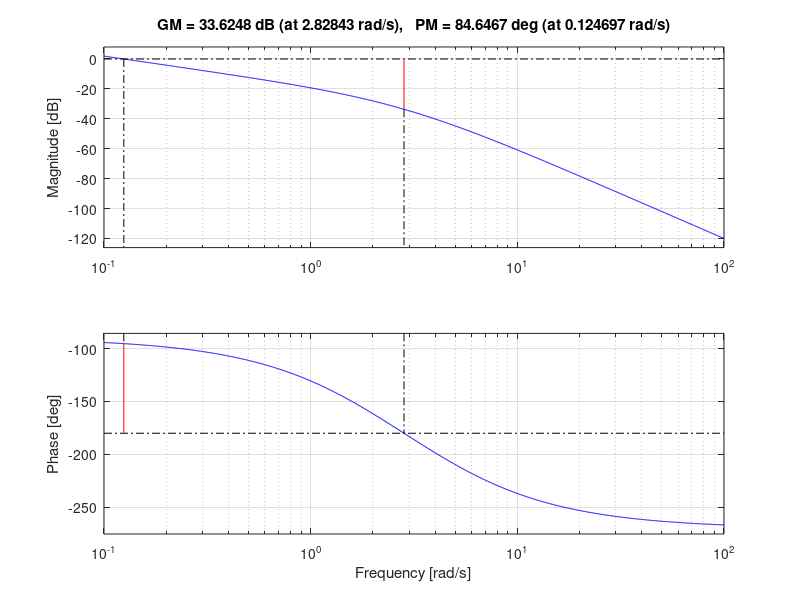

The MATLAB script that drew this image:

% Aramis Kelkelyan
% MAE 376: EC 19.2.2
% Date: 04/20/2022
%-----------------------------------------
clear;clc;clf;

%Unity negative feedback system
K = 1;
n = K; d = [1,6,8,0];
sys = tf(n,d);
grid on;
margin(sys);
[Gm,Pm,Omega_cg,Omega_cp] = margin(sys);